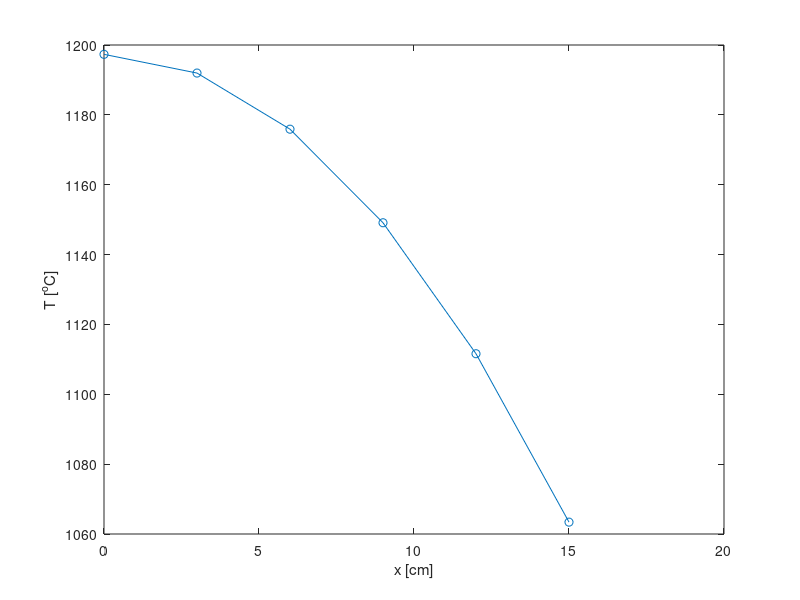

Source code (MATLAB):
clear; clc; close all;

% Description: Solves a 1D steady state heat transfer problem with internal
% heat generation with insulated and convection boundary conditions.

L       = 15e-2;    % [cm]
e       = 5e5;      % [W/m^3]
Tinf    = 36;       % [C]
k       = 42;       % [W/m/C]
h       = 73;       % [W/m^2/C]
dx      = 3e-2;     % [cm]

N = L/dx + 1;

lamda = 1 + h*dx/k;
A = diag(ones(1,N-1),-1) + diag(-2*ones(1,N),0) + diag(ones(1,N-1),1);
A(1,1) = -1;A(end,end) = -lamda;

b = -e*dx^2/k*ones(N,1);
b(1) = b(1)/2; b(end) = b(end)/2 - h*dx/k*Tinf;

T = A\b;
plot((0:dx:L)*100,T,'-o')
xlabel('x [cm]')
ylabel('T [^oC]')
